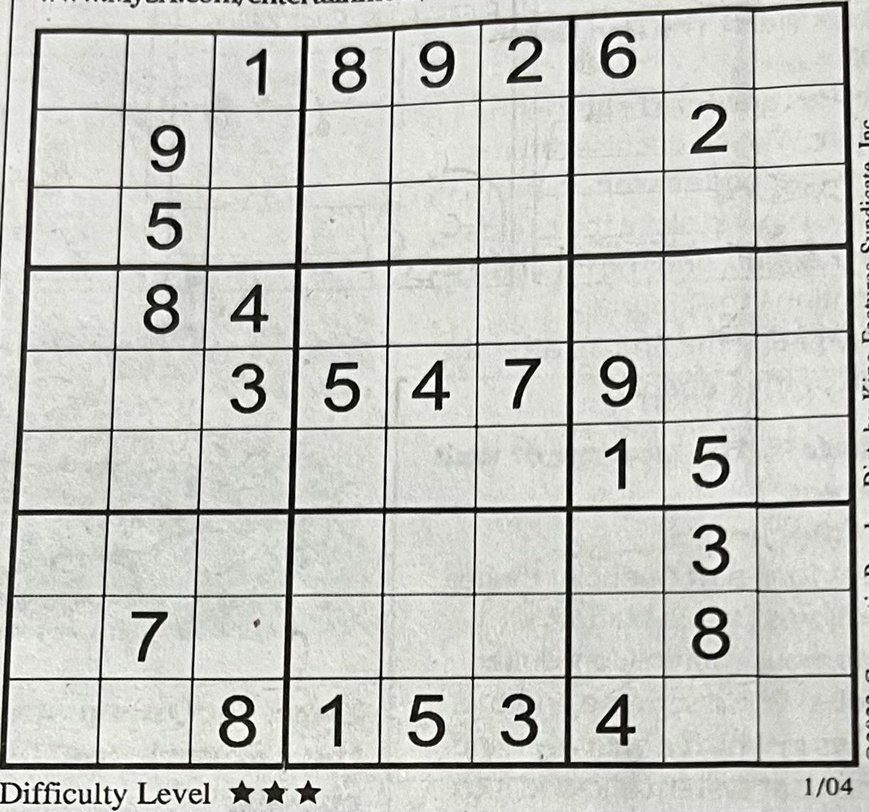
#> input picture images/sudoku.jpg, 869 x 812 px, shrunk from 1222 x 1143 before the run
$ python 13-Hoffman_Cizgi_Tespiti.py
#> lines starting #> are read from the running program, lines starting #| are printed output that depends on the picture; after the words box and inside, x2 and y2 are one past the last pixel; in counts of white or black regions, pixels touching at a corner belong together
import cv2 as cv
import numpy as np

def canny_demo(image):
    t = 80
    canny_output = cv.Canny(image, t, t * 2)
    cv.imshow("canny_output", canny_output)
    return canny_output

src = cv.imread("../images/sudoku.jpg")
#> src is the input picture: shape (812, 869, 3); mean B, G, R 193.6, 199.3, 198.3
cv.namedWindow("input", cv.WINDOW_AUTOSIZE)
cv.imshow("input", src)
cv.waitKey(0)

binary = canny_demo(src)
#> in canny_demo, `canny_output = cv.Canny(image, t, t * 2)`:
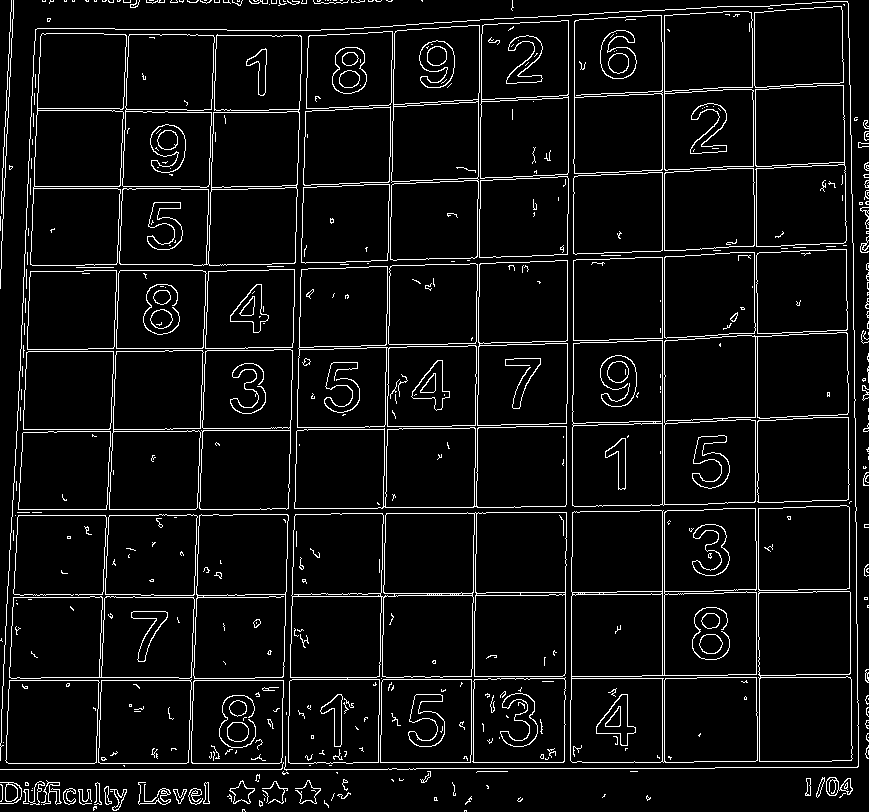
#> canny_output: shape (812, 869); 6.2% white in thin lines or dots

# Doğruları tespit eder: 1 (rho piksel çözünürlüğü), np.pi/180 (1 derece açı çözünürlüğü), 150 (doğru sayılması için minimum kesişim eşiği)
lines = cv.HoughLines(binary, 1, np.pi / 180, 150, None, 0, 0)
#> lines = 99 rows, first 8: [664, 0], [662, 0], [217, 0.0349], [215, 0.0349], [677, 1.57], [394, 0.0175], [433, 1.55], [392, 0.0175]
if lines is not None:  # Eğer görüntüde en az bir doğru tespit edildiyse döngüye girer
    for i in range(0, len(lines)):  # Tespit edilen tüm doğrular üzerinde tek tek döner
        rho = lines[i][0][0]  # Doğrunun orijine (sol üst köşeye) olan dik uzaklığını (rho) alır
        theta = lines[i][0][1]  # Doğrunun açısını (radyan cinsinden theta) alır
        a = np.cos(theta)
        b = np.sin(theta)
        x0 = a * rho
        y0 = b * rho
        pt1 = (int(x0 + 1000 * (-b)), int(y0 + 1000 * (a)))
        pt2 = (int(x0 - 1000 * (-b)), int(y0 - 1000 * (a)))
        cv.line(src, pt1, pt2, (0, 0, 255), 3, cv.LINE_AA)  # Orijinal görüntü üzerine kırmızı doğru çizer
#> this loop made 99 passes
#> (rho, theta, a, b, x0, y0, pt1, pt2) on passes 1 to 10: (664, 0, 1, 0, 664, 0, (664, 1000), (664, -1000)), (662, 0, 1, 0, 662, 0, (662, 1000), (662, -1000)), (217, 0.0349, 0.999, 0.0349, 216.9, 7.57, (181, 1006), (251, -991)), (215, 0.0349, 0.999, 0.0349, 214.9, 7.5, (179, 1006), (249, -991)), (677, 1.57, -4.37e-08, 1, -2.96e-05, 677, (-1000, 676), (999, 677)), (394, 0.0175, 1, 0.0175, 393.9, 6.88, (376, 1006), (411, -992)), (433, 1.55, 0.0175, 1, 7.56, 432.9, (-992, 450), (1007, 415)), (392, 0.0175, 1, 0.0175, 391.9, 6.84, (374, 1006), (409, -993)), (769, 1.57, -4.37e-08, 1, -3.36e-05, 769, (-1000, 768), (999, 769)), (483, 0.0175, 1, 0.0175, 482.9, 8.43, (465, 1008), (500, -991))
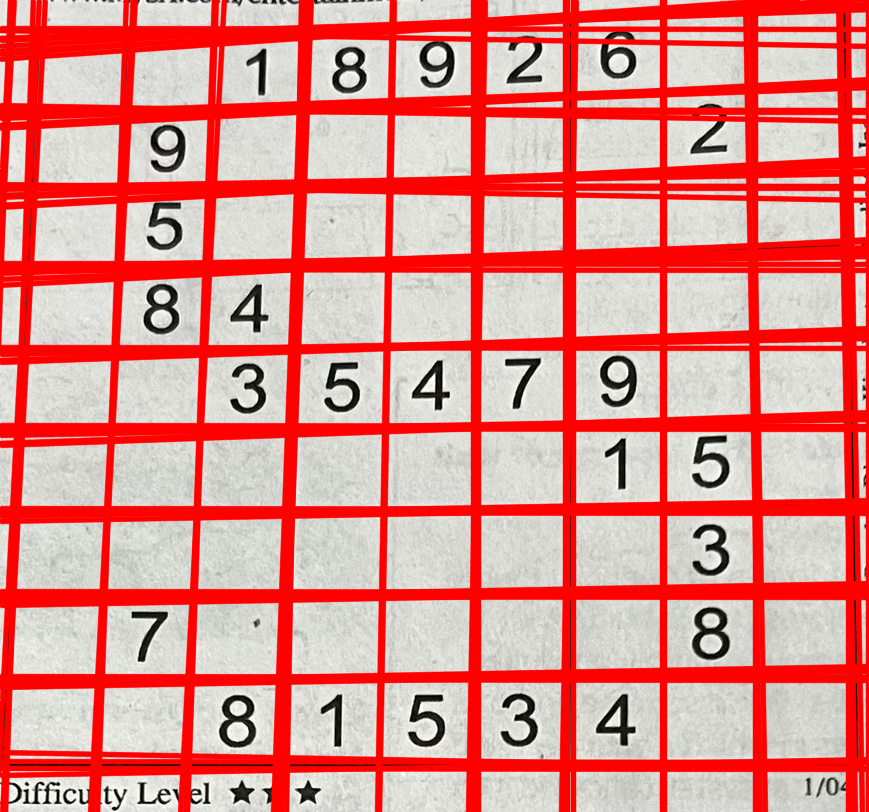
#> src: shape (812, 869, 3); mean B, G, R 138.5, 142.5, 224.3

cv.imshow("Hoffman",src)
cv.waitKey(0)

$ run again, with images/bloklar.jpg copied over images/sudoku.jpg
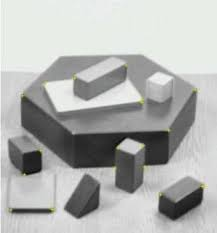
#> input picture images/bloklar.jpg, 217 x 233 px
#> src is the input picture: shape (233, 217, 3); mean B, G, R 176.7, 178.6, 177.2
#> in canny_demo, `canny_output = cv.Canny(image, t, t * 2)`:
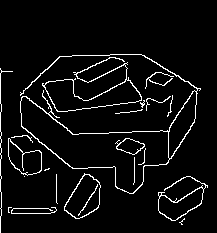
#> canny_output: shape (233, 217); 5.4% white in thin lines or dots, all inside (x1, y1, x2, y2) = (0, 54, 208, 233)
#> lines = None

$ run again, with images/dog.jpg copied over images/sudoku.jpg
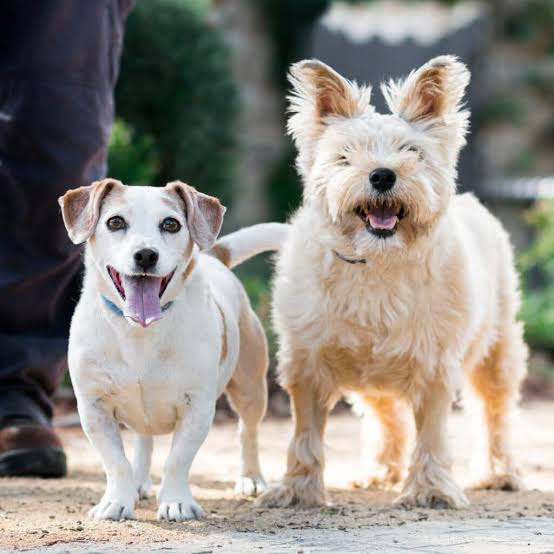
#> input picture images/dog.jpg, 554 x 554 px
#> src is the input picture: shape (554, 554, 3); mean B, G, R 134.9, 141.7, 146.7
#> in canny_demo, `canny_output = cv.Canny(image, t, t * 2)`:
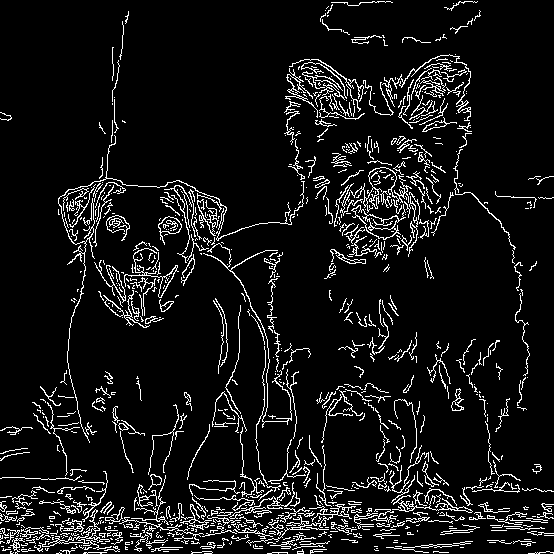
#> canny_output: shape (554, 554); 8.2% white in thin lines or dots
#> lines = 49 rows, first 8: [518, 1.57], [543, 1.52], [535, 1.54], [535, 1.5], [520, 1.57], [502, 1.61], [541, 1.52], [533, 1.54]
#> the loop `for i in range(0, len(lines)):` made 49 passes
#> (rho, theta, a, b, x0, y0, pt1, pt2) on passes 1 to 6: (518, 1.57, -4.37e-08, 1, -2.26e-05, 518, (-1000, 517), (999, 518)), (543, 1.52, 0.0523, 0.999, 28.42, 542.3, (-970, 594), (1027, 489)), (535, 1.54, 0.0349, 0.999, 18.67, 534.7, (-980, 569), (1018, 499)), (535, 1.5, 0.0698, 0.998, 37.32, 533.7, (-960, 603), (1034, 463)), (520, 1.57, -4.37e-08, 1, -2.27e-05, 520, (-1000, 519), (999, 520)), (502, 1.61, -0.0349, 0.999, -17.52, 501.7, (-1016, 466), (981, 536))
#> after the loop `for i in range(0, len(lines)):`:
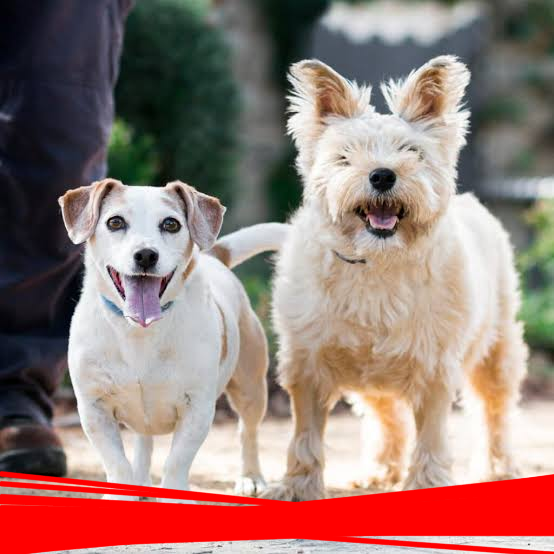
#> src: shape (554, 554, 3); 10.1% of pixels changed, all inside (x1, y1, x2, y2) = (0, 470, 554, 554)
